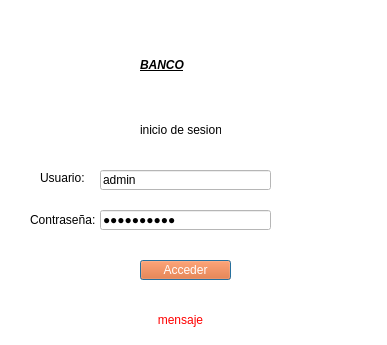
<?xml version="1.0" encoding="UTF-8"?>
<ui version="4.0">
 <class>dialog</class>
 <widget class="QDialog" name="dialog">
  <property name="geometry">
   <rect>
    <x>0</x>
    <y>0</y>
    <width>387</width>
    <height>345</height>
   </rect>
  </property>
  <property name="cursor">
   <cursorShape>PointingHandCursor</cursorShape>
  </property>
  <property name="windowTitle">
   <string>Inicio de sesion</string>
  </property>
  <property name="styleSheet">
   <string notr="true">background-color: rgb(255, 255, 255);
font: 12pt &quot;MS Shell Dlg 2&quot;;
</string>
  </property>
  <property name="sizeGripEnabled">
   <bool>false</bool>
  </property>
  <property name="modal">
   <bool>false</bool>
  </property>
  <widget class="QLabel" name="label">
   <property name="geometry">
    <rect>
     <x>140</x>
     <y>10</y>
     <width>131</width>
     <height>111</height>
    </rect>
   </property>
   <property name="styleSheet">
    <string notr="true">
font: 20pt &quot;MS Shell Dlg 2&quot;;</string>
   </property>
   <property name="text">
    <string>&lt;html&gt;&lt;head/&gt;&lt;body&gt;&lt;p&gt;&lt;span style=&quot; font-weight:600; font-style:italic; text-decoration: underline;&quot;&gt;BANCO&lt;/span&gt;&lt;/p&gt;&lt;/body&gt;&lt;/html&gt;</string>
   </property>
   <property name="scaledContents">
    <bool>true</bool>
   </property>
  </widget>
  <widget class="QLabel" name="label_2">
   <property name="geometry">
    <rect>
     <x>140</x>
     <y>120</y>
     <width>81</width>
     <height>20</height>
    </rect>
   </property>
   <property name="styleSheet">
    <string notr="true">font: 9pt &quot;MS Shell Dlg 2&quot;;</string>
   </property>
   <property name="text">
    <string>inicio de sesion</string>
   </property>
  </widget>
  <widget class="QLabel" name="label_3">
   <property name="geometry">
    <rect>
     <x>40</x>
     <y>170</y>
     <width>51</width>
     <height>16</height>
    </rect>
   </property>
   <property name="styleSheet">
    <string notr="true">font: 9pt &quot;MS Shell Dlg 2&quot;;</string>
   </property>
   <property name="text">
    <string>Usuario:</string>
   </property>
  </widget>
  <widget class="QLabel" name="label_4">
   <property name="geometry">
    <rect>
     <x>30</x>
     <y>210</y>
     <width>71</width>
     <height>20</height>
    </rect>
   </property>
   <property name="styleSheet">
    <string notr="true">font: 9pt &quot;MS Shell Dlg 2&quot;;</string>
   </property>
   <property name="text">
    <string>Contraseña:</string>
   </property>
  </widget>
  <widget class="QLineEdit" name="txtUsuario_2">
   <property name="geometry">
    <rect>
     <x>100</x>
     <y>170</y>
     <width>171</width>
     <height>20</height>
    </rect>
   </property>
   <property name="styleSheet">
    <string notr="true">
font: 9pt &quot;MS Shell Dlg 2&quot;;</string>
   </property>
   <property name="text">
    <string>admin</string>
   </property>
   <property name="placeholderText">
    <string>Ingrese su usuario</string>
   </property>
  </widget>
  <widget class="QLineEdit" name="txtClave">
   <property name="geometry">
    <rect>
     <x>100</x>
     <y>210</y>
     <width>171</width>
     <height>20</height>
    </rect>
   </property>
   <property name="styleSheet">
    <string notr="true">font: 9pt &quot;MS Shell Dlg 2&quot;;</string>
   </property>
   <property name="text">
    <string>admin2050.</string>
   </property>
   <property name="echoMode">
    <enum>QLineEdit::Password</enum>
   </property>
   <property name="placeholderText">
    <string>Ingrese su contraseña</string>
   </property>
  </widget>
  <widget class="QPushButton" name="btnAcceder">
   <property name="geometry">
    <rect>
     <x>140</x>
     <y>260</y>
     <width>91</width>
     <height>20</height>
    </rect>
   </property>
   <property name="styleSheet">
    <string notr="true">font: 75 12pt &quot;MS Shell Dlg 2&quot;;
background-color: rgb(255, 85, 0);
color: rgb(255, 255, 255);


</string>
   </property>
   <property name="text">
    <string>Acceder</string>
   </property>
  </widget>
  <widget class="QLabel" name="lblMensaje">
   <property name="geometry">
    <rect>
     <x>50</x>
     <y>310</y>
     <width>261</width>
     <height>20</height>
    </rect>
   </property>
   <property name="styleSheet">
    <string notr="true">color: rgb(255, 0, 0);</string>
   </property>
   <property name="text">
    <string>mensaje</string>
   </property>
   <property name="alignment">
    <set>Qt::AlignCenter</set>
   </property>
  </widget>
  <action name="qdialog">
   <property name="text">
    <string>dialog</string>
   </property>
  </action>
 </widget>
 <resources>
  <include location="../imagenes.qrc"/>
 </resources>
 <connections/>
</ui>
